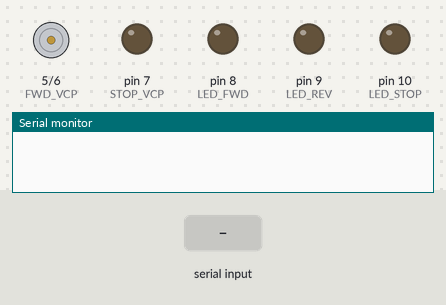
Bench run of a sketch on a simulated Arduino Uno, built with avr-gcc and run on an emulated ATmega328P. Shown: motor-driver pin pairs drawn as motors (green arrow = first pin HIGH = forward, orange = second pin HIGH = backward, longer = more drive), output pins drawn as LEDs (lit = HIGH), the last lines printed to the serial monitor. The test bench sets the inputs (shaded band).

Above: at 1.2 s.
1.3 s: "abanti\n" received over the second serial link
At 1.9 s:
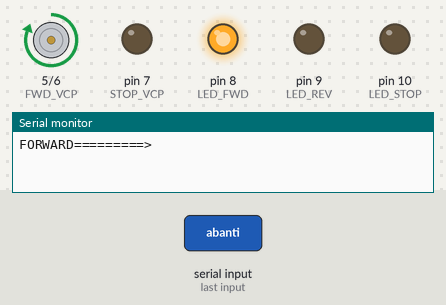
4.3 s: "atras\n" received over the second serial link
At 5.3 s:
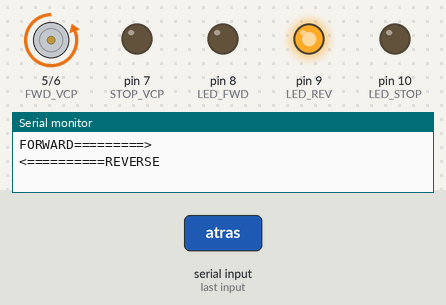
7.3 s: "tigil\n" received over the second serial link
At 7.6 s:
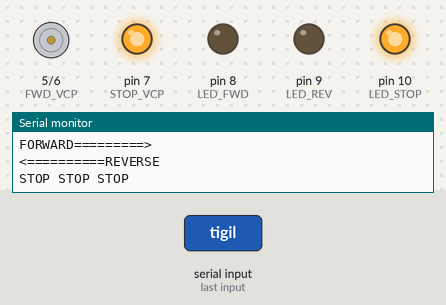
Timing chart, 0 to 10.3 s (numbered marks = the images above; inputs shaded):
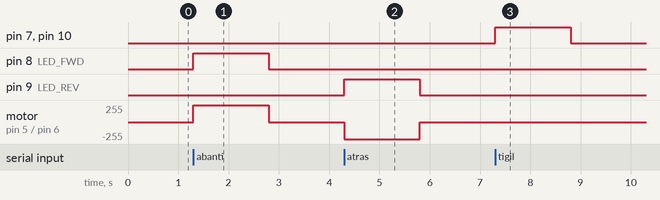

The sketch:

est11_Voice_FwdRev.ino
```cpp
// Title: Voice Assisted FWD-REV 3 Phase Induction Motor Controller Using MIT App

#include <SoftwareSerial.h>

SoftwareSerial mySerial(11, 12); // RX, TX pins for voice recognition(bluetooth module

//const int placed here any_variable_name = 4; // variable #1 Pin for controlling fwd direction
const int FWD_VCP = 5; // variable #1 Pin for controlling fwd direction
const int REV_VCP = 6; // variable #2 Pin for controlling rev
const int STOP_VCP = 7; // variable #3 Pin for controlling stop
const int LED_FWD = 8; // variable #4 LED for fwd
const int LED_REV = 9; // variable #5 LED for rev
const int LED_STOP = 10; // variable #6 LED for stop

void setup() {
  Serial.begin(9600);
  mySerial.begin(9600);

  pinMode(FWD_VCP, OUTPUT);  // variable #1
  pinMode(REV_VCP, OUTPUT);  // variable #2
  pinMode(STOP_VCP, OUTPUT);  // variable #3
  pinMode(LED_FWD, OUTPUT);  // variable #4 LED1
  pinMode(LED_REV, OUTPUT);  // variable #5 LED2
  pinMode(LED_STOP, OUTPUT);  // variable #6 LED3


}

void loop() {
  if (mySerial.available()) {
    String voiceCommand = mySerial.readStringUntil('\n');
    voiceCommand.trim(); // Remove leading/trailing spaces

    // Check for specific voice commands
    if (voiceCommand.equalsIgnoreCase("abanti")) { // on the space provided for...place any word u want to activate FWD
      FWD(FWD_VCP);
    } else if (voiceCommand.equalsIgnoreCase("atras")) { // place here any wordings to activate REV directions
      REV(REV_VCP);
    } else if (voiceCommand.equalsIgnoreCase("tigil")) { // ur chosen word to STOP the motor
      STOP(STOP_VCP);
    }

    // Add more commands as needed

    delay(1000); // Adjust as needed to prevent false triggers
  }
}

void FWD(int FWD_VCP) { // ur chosen word to activate FWD directions
  // Activate the corresponding Motor directions
  digitalWrite(FWD_VCP, HIGH);
  digitalWrite(LED_FWD, HIGH);
  Serial.println("FORWARD=========>");

  delay(1500); // Simulating Motor direction shifting; adjust as needed

  // Deactivate FWD operation
  digitalWrite(FWD_VCP, LOW);
  digitalWrite(LED_FWD, LOW);
}

void REV(int REV_VCP) { // ur chosen word to activate REV directions
  // Activate the corresponding Motor directions
  digitalWrite(REV_VCP, HIGH);
  digitalWrite(LED_REV, HIGH);
  Serial.println("<==========REVERSE");

  delay(1500); // Simulating Motor direction shifting; adjust as needed

  // Deactivate REV operation
  digitalWrite(REV_VCP, LOW);
  digitalWrite(LED_REV, LOW);
}

void STOP(int STOP_VCP) { // ur chosen word to activate STOP the motor
  // Activate the corresponding Motor directions
  digitalWrite(STOP_VCP, HIGH);
  digitalWrite(LED_STOP, HIGH);
  Serial.println("STOP STOP STOP");

  delay(1500); // Simulating Motor direction shifting; adjust as needed

  // Deactivate Motor operation
  digitalWrite(STOP_VCP, LOW);
  digitalWrite(LED_STOP, LOW);
}
```

Measured:
- after the input at 1.3 s, pin 8 (LED_FWD): LOW → HIGH at once, → LOW 1.5 s later; motor on pin 5 (FWD_VCP) / pin 6 (REV_VCP): stopped → forward 255/255 at once, → stopped 1.5 s later
- after the input at 4.3 s, pin 9 (LED_REV): LOW → HIGH at once, → LOW 1.5 s later; motor on pin 5 (FWD_VCP) / pin 6 (REV_VCP): stopped → backward 255/255 at once, → stopped 1.5 s later
- after the input at 7.3 s, pin 7 (STOP_VCP), pin 10 (LED_STOP): LOW → HIGH at once, → LOW 1.5 s later
